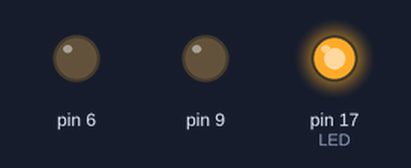
The sketch below on a simulated Arduino Uno, built with avr-gcc and run on an emulated ATmega328P. Parts: output pins drawn as LEDs (lit = HIGH). Pins used as bus, display or sensor lines are not drawn.

Above: at 1.0 s.
At 9.0 s:
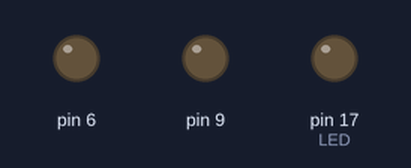
Timing chart, 0 to 13.0 s (numbered marks = the images above):
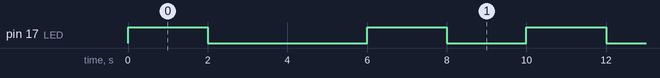

The sketch:

Motor_Test.ino
```cpp
/*
  This program will run the motor forward for two seconds,
  turn left for 2 seconds, turn right for two seconds,
  backwards for two seconds, then stop for two seconds
*/
#include <Motor.h>

#define FAST 125
#define SLOW (FAST*3/4)
#define TURNSPEED (FAST/2)

int LED = 17;
Motor motor;

int motorSpeed = FAST; //127 max
int counter = 0;
void setup(){
	Serial.begin(9600);
	pinMode(LED,OUTPUT);
}
void loop(){
        digitalWrite(LED,HIGH);
        motor.forward(SLOW, 2000);
        digitalWrite(LED,LOW);
        motor.turnLeft(TURNSPEED, 2000);
        digitalWrite(LED,LOW);
        motor.turnRight(TURNSPEED, 2000);
        digitalWrite(LED,HIGH);
        motor.backward(SLOW, 2000);
        digitalWrite(LED,LOW);
        motor.stop();
        delay(2000);
}
```

Measured:
- by itself, pin 17 (LED): repeats every 10.0 s: LOW 4.0 s, HIGH 2.0 s, LOW 2.0 s, HIGH 2.0 s
- by itself, everything shown: repeats every 10.0 s, in 4 steps
